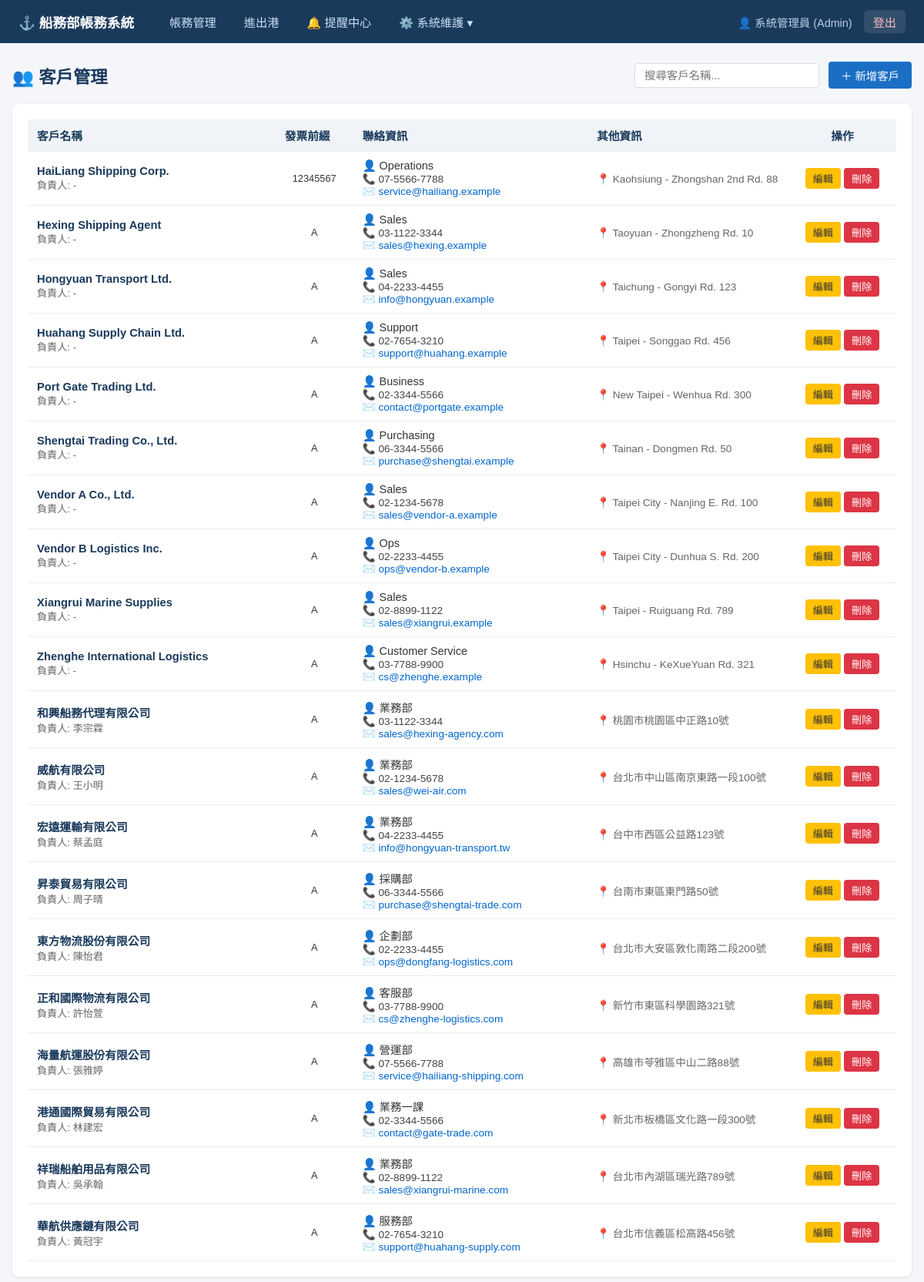
/customers (signed in), run on the app's committed database.
### models.py (models this page shows)
class Employee(Base):
    __tablename__ = "employees"
    id = Column(Integer, primary_key=True, index=True)
    username = Column(String, unique=True, nullable=False, index=True)
    hashed_password = Column(String, nullable=False)
    full_name = Column(String)
    email = Column(String)
    department_id = Column(Integer, ForeignKey("departments.id"))
    role_id = Column(Integer, ForeignKey("roles.id"))
    is_active = Column(Integer, default=1) # 1: 啟用, 0: 停用
    created_at = Column(DateTime, default=func.now())
    updated_at = Column(DateTime, default=func.now(), onupdate=func.now())
    department = relationship("Department", back_populates="employees")
    role = relationship("Role", back_populates="employees")

class Role(Base):
    __tablename__ = "roles"
    id = Column(Integer, primary_key=True, index=True)
    name = Column(String, unique=True, nullable=False) # e.g., Admin, Accounting, Operator
    created_at = Column(DateTime, default=func.now())
    employees = relationship("Employee", back_populates="role")
    permissions = relationship("Permission", secondary=role_permissions, back_populates="roles")

class Customer(Base):
    __tablename__ = "customers"
    id = Column(Integer, primary_key=True, index=True)
    name = Column(String, unique=True, nullable=False, index=True)
    responsible = Column(String)
    invoice_prefix = Column(String, default="A", nullable=False)
    contact = Column(String)
    phone = Column(String)
    email = Column(String)
    address = Column(String)
    created_at = Column(DateTime, default=func.now())
    updated_at = Column(DateTime, default=func.now(), onupdate=func.now())

### routers/customers.py (the view)
@router.get("", response_class=HTMLResponse)
def list_customers(request: Request, db: Session = Depends(get_db)):
    customers = db.query(models.Customer).order_by(models.Customer.name).all()
    return templates.TemplateResponse("customers/list.html", {
        "request": request,
        "customers": customers,
    })

### database.py (called while the page is built)
def get_db():
    db = SessionLocal()
    try:
        yield db
    finally:
        db.close()

### main.py (called while the page is built)
@app.middleware("http")
async def add_user_to_request(request: Request, call_next):
    token = request.cookies.get("access_token")
    request.state.user = None
    if token:
        try:
            payload = jwt.decode(token, SECRET_KEY, algorithms=[ALGORITHM])
            username: str = payload.get("sub")
            if username:
                db = SessionLocal()
                user = db.query(models.Employee).options(
                    joinedload(models.Employee.role),
                    joinedload(models.Employee.department)
                ).filter(models.Employee.username == username).first()
                if user and user.is_active:
                    request.state.user = user
                db.close()
        except (JWTError, Exception):
            pass
    response = await call_next(request)
    return response

### utils/auth.py (called while the page is built)
    async def __call__(self, request: Request) -> Optional[str]:
        authorization: str = request.headers.get("Authorization")
        if authorization:
            scheme, param = authorization.split()
            if scheme.lower() == "bearer":
                return param
        token = request.cookies.get("access_token")
        if token:
            return token
        return None

### utils/templates.py (called while the page is built)
def inject_user(request: Request):
    return {"current_user": getattr(request.state, "user", None)}

### templates/customers/list.html (shortened to what this page needs)
{% extends "base.html" %}
{% block content %}
<div class="page-header">
    <h1>👥 客戶管理</h1>
    <div style="display:flex; gap:12px; align-items:center;">
        <div class="search-box">
            <input type="text" id="searchInput" placeholder="搜尋客戶名稱..." onkeyup="filterTable()" style="padding:7px 12px; border:1px solid #ddd; border-radius:4px; font-size:0.9rem; min-width:240px;">
        </div>
        <button class="btn btn-primary" onclick="openModal('addModal')">＋ 新增客戶</button>
    </div>
</div>
<div class="card">
    <table id="customerTable">
        <thead>
            <tr>
                <th>客戶名稱</th>
                <th style="width:100px;">發票前綴</th>
                <th>聯絡資訊</th>
                <th>其他資訊</th>
                <th class="text-center" style="width:140px;">操作</th>
            </tr>
        </thead>
        <tbody id="customerTableBody">
            {% for c in customers %}
            <tr id="customer-row-{{ c.id }}">
                <td>
                    <div style="font-weight:bold; color:#1a3a5c;">{{ c.name }}</div>
                    <div style="font-size:0.82rem; color:#666;">負責人: {{ c.responsible or '-' }}</div>
                </td>
                <td class="text-center"><span class="badge badge-info">{{ c.invoice_prefix or 'A' }}</span></td>
                <td>
                    <div style="font-size:0.9rem;">👤 {{ c.contact or '-' }}</div>
                    <div style="font-size:0.85rem; color:#444;">📞 {{ c.phone or '-' }}</div>
                    <div style="font-size:0.85rem; color:#0066cc;">✉️ {{ c.email or '-' }}</div>
                </td>
                <td style="font-size:0.85rem; color:#666; max-width:200px; overflow:hidden; text-overflow:ellipsis; white-space:nowrap;" title="{{ c.address or '' }}">
                    📍 {{ c.address or '-' }}
                </td>
                <td class="text-center">
                    <button class="btn btn-warning btn-sm btn-edit-cust"
                        data-id="{{ c.id }}"
                        data-name="{{ c.name }}"
                        data-responsible="{{ c.responsible or '' }}"
                        data-prefix="{{ c.invoice_prefix or 'A' }}"
                        data-contact="{{ c.contact or '' }}"
                        data-phone="{{ c.phone or '' }}"
                        data-email="{{ c.email or '' }}"
                        data-address="{{ c.address or '' }}">
                        編輯
                    </button>
                    <button class="btn btn-danger btn-sm btn-delete-cust"
                        data-id="{{ c.id }}"
                        data-name="{{ c.name }}">
                        刪除
                    </button>
                </td>
            </tr>
            {% else %}
            <tr id="emptyRow"><td colspan="5" class="text-center" style="color:#999; padding:32px;">尚無客戶資料</td></tr>
            {% endfor %}
        </tbody>
    </table>
</div>
{% endblock %}

### templates/base.html (shortened to what this page needs)
<!DOCTYPE html>
<html lang="zh-TW">
<head>
    <link rel="stylesheet" href="/static/style.css">
    <link rel="stylesheet" href="https://cdn.datatables.net/1.13.7/css/jquery.dataTables.min.css">
</head>
<body>
    <nav class="navbar">
        <div class="nav-brand">⚓ 船務部帳務系統</div>
        <ul class="nav-links">
            {% if current_user %}
            <li><a href="/invoices">帳務管理</a></li>
            <li><a href="/voyage-tasks">進出港</a></li>
            <li><a href="/reminders" id="nav-reminders">🔔 <span id="unread-count" class="badge-count" style="display: none;">0</span> 提醒中心</a></li>
            <li class="dropdown">
                <a href="javascript:void(0)" class="dropbtn">⚙️ 系統維護 ▾</a>
            </li>
            <li class="user-info">
                <span class="user-name">👤 {{ current_user.full_name }} ({{ current_user.role.name if current_user.role else '員工' }})</span>
                <a href="/auth/logout" class="logout-link">登出</a>
            </li>
            {% else %}
            <li><a href="/login">登入</a></li>
            {% endif %}
        </ul>
    </nav>
    <div class="container">
        {% block content %}{% endblock %}
    </div>
</body>
</html>

### static/style.css (style rules this page uses)
* { box-sizing: border-box; margin: 0; padding: 0; }
body { font-family: "Microsoft JhengHei", "Noto Sans TC", sans-serif; background: #f5f6fa; color: #333; }
.navbar { background: #1a3a5c; color: white; padding: 0 24px; display: flex; align-items: center; height: 56px; gap: 32px; }
.nav-brand { font-size: 1.1rem; font-weight: bold; white-space: nowrap; }
.nav-links { list-style: none; display: flex; gap: 8px; }
.nav-links a { color: #cce0f5; text-decoration: none; padding: 6px 14px; border-radius: 4px; font-size: 0.95rem; transition: background 0.2s; }
.nav-links { align-items: center; width: 100%; }
.user-info { margin-left: auto; display: flex; align-items: center; gap: 15px; font-size: 0.9rem; color: #cce0f5; padding-left: 20px; }
.user-name { display: flex; align-items: center; gap: 6px; opacity: 0.9; }
.logout-link { background: rgba(255, 255, 255, 0.1) !important; color: #ffbaba !important; padding: 4px 12px !important; border-radius: 6px !important; font-weight: 500; }
.dropdown { position: relative; display: inline-block; }
.dropbtn { cursor: pointer; }
.container { max-width: 1200px; margin: 24px auto; padding: 0 16px; }
.page-header { display: flex; justify-content: space-between; align-items: center; margin-bottom: 20px; }
.page-header h1 { font-size: 1.4rem; color: #1a3a5c; }
.btn { display: inline-block; padding: 7px 16px; border-radius: 4px; border: none; cursor: pointer; font-size: 0.9rem; text-decoration: none; transition: opacity 0.2s; }
.btn-primary { background: #1a6fc4; color: white; }
.btn-danger { background: #dc3545; color: white; }
.btn-warning { background: #ffc107; color: #333; }
.btn-sm { padding: 4px 10px; font-size: 0.82rem; }
.card { background: white; border-radius: 8px; box-shadow: 0 1px 4px rgba(0,0,0,0.08); padding: 20px; margin-bottom: 20px; }
table { width: 100%; border-collapse: collapse; }
th, td { padding: 10px 12px; text-align: left; border-bottom: 1px solid #e9ecef; font-size: 0.92rem; }
th { background: #f0f4f8; color: #1a3a5c; font-weight: 600; }
.text-center { text-align: center; }
.badge { display: inline-block; padding: 2px 10px; border-radius: 12px; font-size: 0.8rem; font-weight: 500; }

### data on the page
Employee: full_name "系統管理員"
Role: role "Admin"
Customer: name "HaiLiang Shipping Corp.", responsible "-", invoice_prefix "12345567", contact "Operations", phone "07-5566-7788", email "service@hailiang.example", address "Kaohsiung - Zhongshan 2nd Rd. 88"
Customer: name "Hexing Shipping Agent", responsible "-", invoice_prefix "A", contact "Sales", phone "03-1122-3344", email "sales@hexing.example", address "Taoyuan - Zhongzheng Rd. 10"
Customer: name "Hongyuan Transport Ltd.", responsible "-", invoice_prefix "A", contact "Sales", phone "04-2233-4455", email "info@hongyuan.example", address "Taichung - Gongyi Rd. 123"
Customer: name "Huahang Supply Chain Ltd.", responsible "-", invoice_prefix "A", contact "Support", phone "02-7654-3210", email "support@huahang.example", address "Taipei - Songgao Rd. 456"
Customer: name "Port Gate Trading Ltd.", responsible "-", invoice_prefix "A", contact "Business", phone "02-3344-5566", email "contact@portgate.example", address "New Taipei - Wenhua Rd. 300"
Customer: name "Shengtai Trading Co., Ltd.", responsible "-", invoice_prefix "A", contact "Purchasing", phone "06-3344-5566", email "purchase@shengtai.example", address "Tainan - Dongmen Rd. 50"
Customer: name "Vendor A Co., Ltd.", responsible "-", invoice_prefix "A", contact "Sales", phone "02-1234-5678", email "sales@vendor-a.example", address "Taipei City - Nanjing E. Rd. 100"
Customer: name "Vendor B Logistics Inc.", responsible "-", invoice_prefix "A", contact "Ops", phone "02-2233-4455", email "ops@vendor-b.example", address "Taipei City - Dunhua S. Rd. 200"
Customer: name "Xiangrui Marine Supplies", responsible "-", invoice_prefix "A", contact "Sales", phone "02-8899-1122", email "sales@xiangrui.example", address "Taipei - Ruiguang Rd. 789"
Customer: name "Zhenghe International Logistics", responsible "-", invoice_prefix "A", contact "Customer Service", phone "03-7788-9900", email "cs@zhenghe.example", address "Hsinchu - KeXueYuan Rd. 321"
Customer: name "和興船務代理有限公司", responsible "李宗霖", invoice_prefix "A", contact "業務部", phone "03-1122-3344", email "sales@hexing-agency.com", address "桃園市桃園區中正路10號"
Customer: name "威航有限公司", responsible "王小明", invoice_prefix "A", contact "業務部", phone "02-1234-5678", email "sales@wei-air.com", address "台北市中山區南京東路一段100號"
Customer: name "宏遠運輸有限公司", responsible "蔡孟庭", invoice_prefix "A", contact "業務部", phone "04-2233-4455", email "info@hongyuan-transport.tw", address "台中市西區公益路123號"
Customer: name "昇泰貿易有限公司", responsible "周子晴", invoice_prefix "A", contact "採購部", phone "06-3344-5566", email "purchase@shengtai-trade.com", address "台南市東區東門路50號"
Customer: name "東方物流股份有限公司", responsible "陳怡君", invoice_prefix "A", contact "企劃部", phone "02-2233-4455", email "ops@dongfang-logistics.com", address "台北市大安區敦化南路二段200號"
Customer: name "正和國際物流有限公司", responsible "許怡萱", invoice_prefix "A", contact "客服部", phone "03-7788-9900", email "cs@zhenghe-logistics.com", address "新竹市東區科學園路321號"
Customer: name "海量航運股份有限公司", responsible "張雅婷", invoice_prefix "A", contact "營運部", phone "07-5566-7788", email "service@hailiang-shipping.com", address "高雄市苓雅區中山二路88號"
Customer: name "港通國際貿易有限公司", responsible "林建宏", invoice_prefix "A", contact "業務一課", phone "02-3344-5566", email "contact@gate-trade.com", address "新北市板橋區文化路一段300號"
Customer: name "祥瑞船舶用品有限公司", responsible "吳承翰", invoice_prefix "A", contact "業務部", phone "02-8899-1122", email "sales@xiangrui-marine.com", address "台北市內湖區瑞光路789號"
Customer: name "華航供應鏈有限公司", responsible "黃冠宇", invoice_prefix "A", contact "服務部", phone "02-7654-3210", email "support@huahang-supply.com", address "台北市信義區松高路456號"
